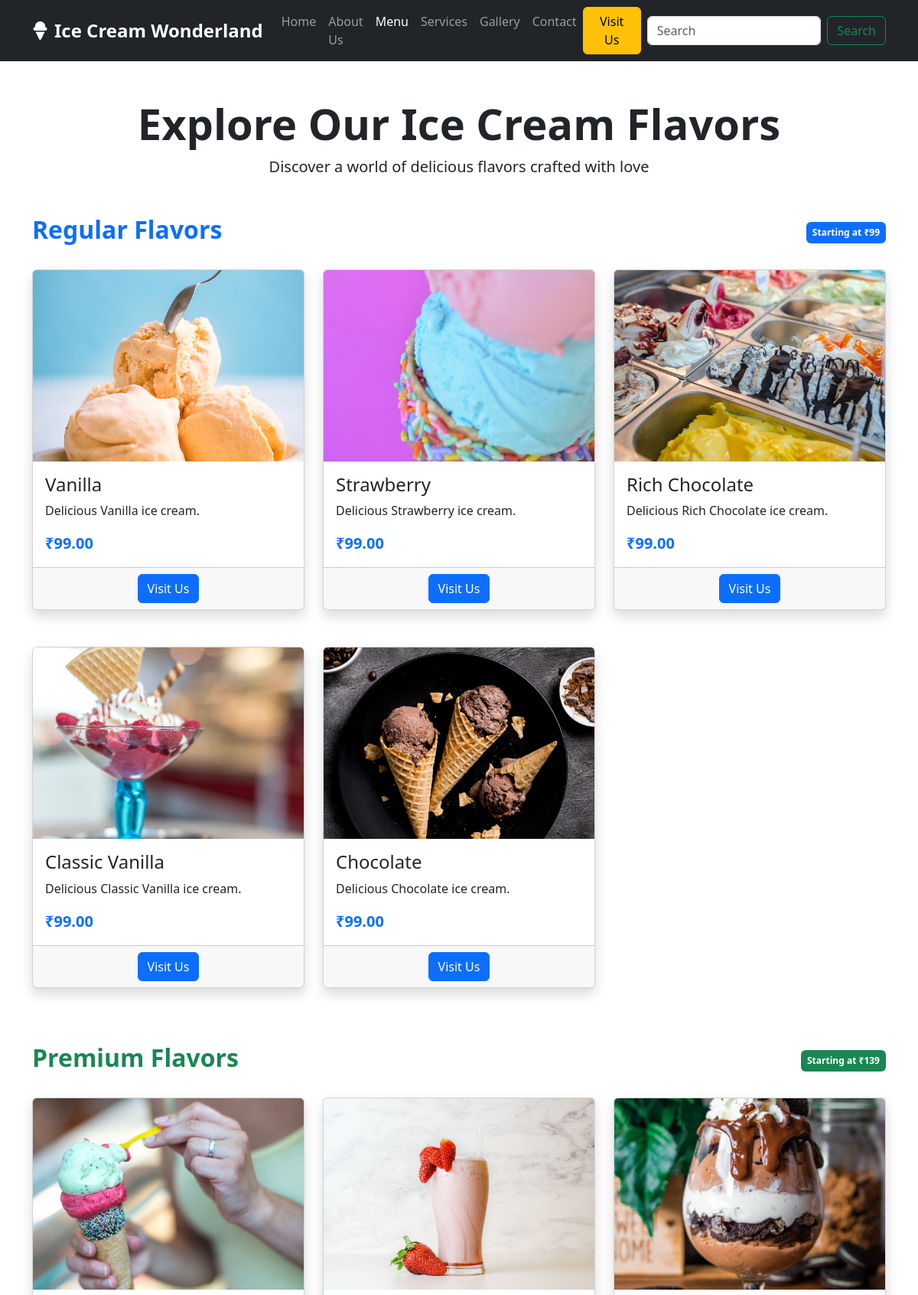
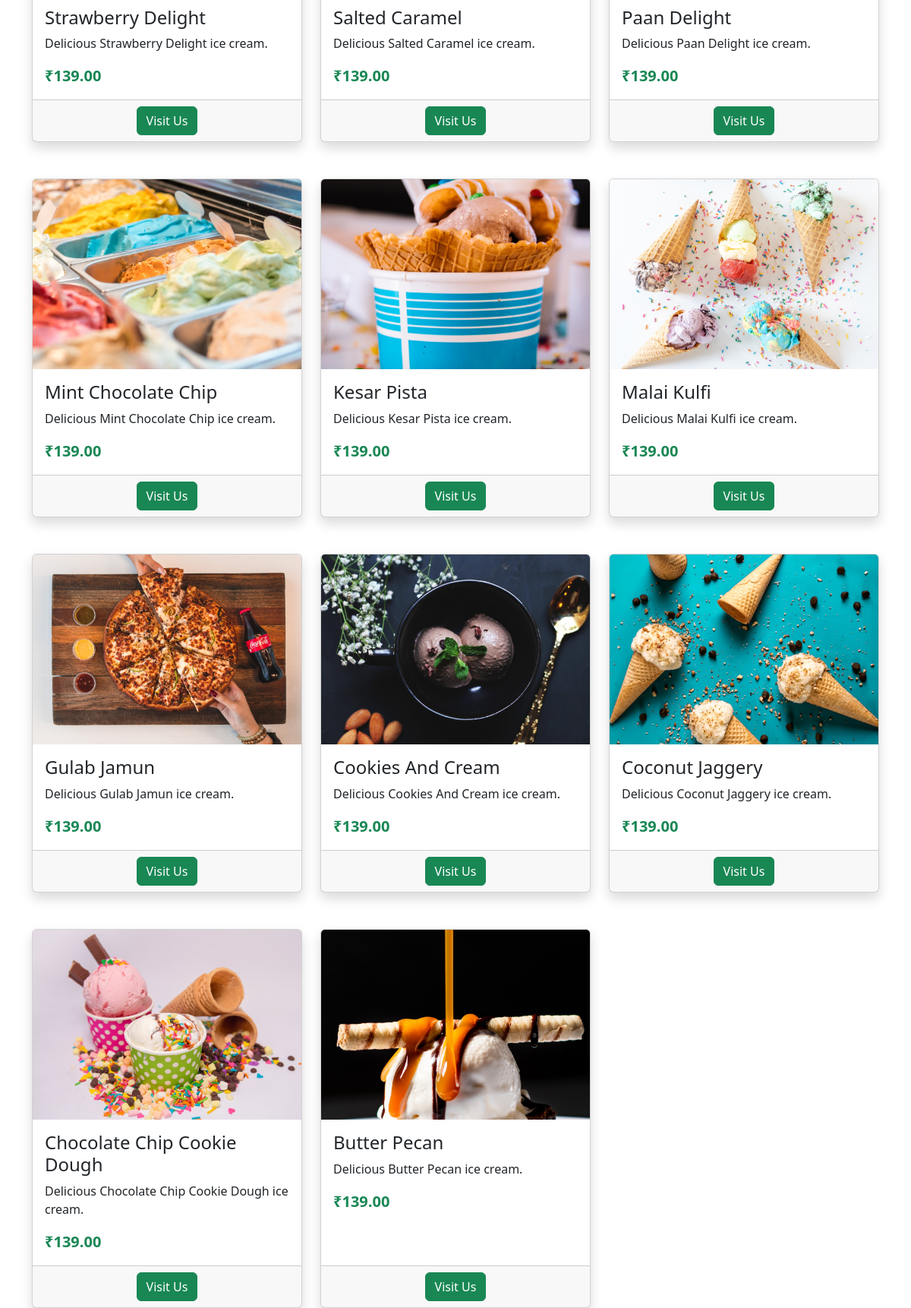
The app's page /menu/ (upper part) with its own data (2 pictures, top to bottom).
### Home/models.py (models this page shows, shortened)
class IceCreamFlavor(models.Model):
    CATEGORY_CHOICES = [
        ('regular', 'Regular'),
        ('premium', 'Premium'),
        ('seasonal', 'Seasonal'),
    ]
    name = models.CharField(max_length=100)
    description = models.TextField()
    price = models.DecimalField(max_digits=6, decimal_places=2)
    image = models.ImageField(upload_to='flavors/', null=True, blank=True)
    category = models.CharField(max_length=20, choices=CATEGORY_CHOICES, default='regular')
    available = models.BooleanField(default=True)
    featured = models.BooleanField(default=False)
    created_at = models.DateTimeField(auto_now_add=True)
    updated_at = models.DateTimeField(auto_now=True)

### Home/views.py (the view)
# urls.py: path('menu/', views.menu, name='menu'),
def menu(request):
    regular_flavors = IceCreamFlavor.objects.filter(category='regular')
    premium_flavors = IceCreamFlavor.objects.filter(category='premium')
    seasonal_flavors = IceCreamFlavor.objects.filter(category='seasonal')
    context = {
        'regular_flavors': regular_flavors,
        'premium_flavors': premium_flavors,
        'seasonal_flavors': seasonal_flavors,
        'page_title': 'Our Menu'
    }
    return render(request, 'flavors.html', context)

### templates/flavors.html (shortened to what this page needs)
{% extends "base.html" %}
{% block body %}
<div class="container my-5">
    <div class="text-center mb-5">
        <h1 class="display-4 fw-bold">Explore Our Ice Cream Flavors</h1>
        <p class="lead">Discover a world of delicious flavors crafted with love</p>
    </div>
    <div class="mb-5">
        <div class="d-flex justify-content-between align-items-center mb-4">
            <h2 class="fw-bold text-primary">Regular Flavors</h2>
            <span class="badge bg-primary p-2">Starting at ₹99</span>
        </div>
        {% if regular_flavors %}
        <div class="row g-4">
            {% for flavor in regular_flavors %}
            <div class="col-md-4 mb-4">
                <div class="card h-100 shadow">
                    {% if flavor.image %}
                    <img src="{{ flavor.image.url }}" class="card-img-top" alt="{{ flavor.name }}" style="height: 250px; object-fit: cover;">
                    {% else %}
                    <img src="/static/images/{{ flavor.name|lower|slugify }}.jpg" class="card-img-top" alt="{{ flavor.name }}" style="height: 250px; object-fit: cover;" onerror="this.src='/static/images/default_icecream.jpg'">
                    {% endif %}
                    <div class="card-body">
                        <h4 class="card-title">{{ flavor.name }}</h4>
                        <p class="card-text">{{ flavor.description }}</p>
                        <p class="card-text"><strong class="fs-5 text-primary">₹{{ flavor.price }}</strong></p>
                    </div>
                    <div class="card-footer text-center">
                        <a href="{% url 'visit' %}" class="btn btn-primary">Visit Us</a>
                    </div>
                </div>
            </div>
            {% endfor %}
        </div>
        {% else %}
        <div class="alert alert-info mb-5">
            <p>No regular flavors available at the moment.</p>
        </div>
        {% endif %}
    </div>
    <div class="mb-5">
        <div class="d-flex justify-content-between align-items-center mb-4">
            <h2 class="fw-bold text-success">Premium Flavors</h2>
            <span class="badge bg-success p-2">Starting at ₹139</span>
        </div>
        {% if premium_flavors %}
        <div class="row g-4">
            {% for flavor in premium_flavors %}
            <div class="col-md-4 mb-4">
                <div class="card h-100 shadow">
                    {% if flavor.image %}
                    <img src="{{ flavor.image.url }}" class="card-img-top" alt="{{ flavor.name }}" style="height: 250px; object-fit: cover;">
                    {% else %}
                    <img src="/static/images/{{ flavor.name|lower|slugify }}.jpg" class="card-img-top" alt="{{ flavor.name }}" style="height: 250px; object-fit: cover;" onerror="this.src='/static/images/default_icecream.jpg'">
                    {% endif %}
                    <div class="card-body">
                        <h4 class="card-title">{{ flavor.name }}</h4>
                        <p class="card-text">{{ flavor.description }}</p>
                        <p class="card-text"><strong class="fs-5 text-success">₹{{ flavor.price }}</strong></p>
                    </div>
                    <div class="card-footer text-center">
                        <a href="{% url 'visit' %}" class="btn btn-success">Visit Us</a>
                    </div>
                </div>
            </div>
            {% endfor %}
        </div>
        {% else %}
        <div class="alert alert-info mb-5">
            <p>No premium flavors available at the moment.</p>
        </div>
        {% endif %}
    </div>
</div>
{% endblock body %}

### templates/base.html (shortened to what this page needs)
<!doctype html>
<html lang="en">
  <head>
    <link href="https://cdn.jsdelivr.net/npm/bootstrap@5.3.3/dist/css/bootstrap.min.css" rel="stylesheet">
    <link rel="stylesheet" href="https://cdnjs.cloudflare.com/ajax/libs/font-awesome/6.0.0/css/all.min.css">
  </head>
  <body>
    <nav class="navbar navbar-expand-lg navbar-dark bg-dark">
        <div class="container">
          <a class="navbar-brand" href="{% url 'home' %}">
            <i class="fas fa-ice-cream me-2"></i>Ice Cream Wonderland
          </a>
          <div class="collapse navbar-collapse" id="navbarSupportedContent">
            <ul class="navbar-nav me-auto mb-2 mb-lg-0">
              <li class="nav-item">
                <a class="nav-link {% if request.path == '/' %}active{% endif %}" aria-current="page" href="{% url 'home' %}">Home</a>
              </li>
              <li class="nav-item">
                <a class="nav-link {% if request.path == '/about/' %}active{% endif %}" href="{% url 'about' %}">About Us</a>
              </li>
              <li class="nav-item">
                <a class="nav-link {% if request.path == '/menu/' %}active{% endif %}" href="{% url 'menu' %}">Menu</a>
              </li>
              <li class="nav-item">
                <a class="nav-link {% if request.path == '/services/' %}active{% endif %}" href="{% url 'services' %}">Services</a>
              </li>
              <li class="nav-item">
                <a class="nav-link {% if request.path == '/gallery/' %}active{% endif %}" href="{% url 'gallery' %}">Gallery</a>
              </li>
              <li class="nav-item">
                <a class="nav-link {% if request.path == '/contact/' %}active{% endif %}" href="{% url 'contact' %}">Contact</a>
              </li>
            </ul>
            <a href="{% url 'visit' %}" class="btn btn-warning me-2">Visit Us</a>
            <form class="d-flex" role="search">
              <input class="form-control me-2" type="search" placeholder="Search" aria-label="Search">
              <button class="btn btn-outline-success" type="submit">Search</button>
            </form>
          </div>
        </div>
      </nav>
    {% block body %}{% endblock %}
  </body>
</html>

### templates/base.html (style rules this page uses)
.navbar-brand { font-weight: bold; font-size: 1.5rem; }

### records on screen
IceCreamFlavor: shows a picture, name "Vanilla", description "Delicious Vanilla ice cream.", price "99.00"
IceCreamFlavor: shows a picture, name "Strawberry", description "Delicious Strawberry ice cream.", price "99.00"
IceCreamFlavor: shows a picture, name "Rich Chocolate", description "Delicious Rich Chocolate ice cream.", price "99.00"
IceCreamFlavor: shows a picture, name "Classic Vanilla", description "Delicious Classic Vanilla ice cream.", price "99.00"
IceCreamFlavor: shows a picture, name "Chocolate", description "Delicious Chocolate ice cream.", price "99.00"
IceCreamFlavor: shows a picture, name "Strawberry Delight", description "Delicious Strawberry Delight ice cream.", price "139.00"
IceCreamFlavor: shows a picture, name "Salted Caramel", description "Delicious Salted Caramel ice cream.", price "139.00"
IceCreamFlavor: shows a picture, name "Paan Delight", description "Delicious Paan Delight ice cream.", price "139.00"
IceCreamFlavor: shows a picture, name "Mint Chocolate Chip", description "Delicious Mint Chocolate Chip ice cream.", price "139.00"
IceCreamFlavor: shows a picture, name "Kesar Pista", description "Delicious Kesar Pista ice cream.", price "139.00"
IceCreamFlavor: shows a picture, name "Malai Kulfi", description "Delicious Malai Kulfi ice cream.", price "139.00"
IceCreamFlavor: shows a picture, name "Gulab Jamun", description "Delicious Gulab Jamun ice cream.", price "139.00"
IceCreamFlavor: shows a picture, name "Cookies And Cream", description "Delicious Cookies And Cream ice cream.", price "139.00"
IceCreamFlavor: shows a picture, name "Coconut Jaggery", description "Delicious Coconut Jaggery ice cream.", price "139.00"
IceCreamFlavor: shows a picture, name "Chocolate Chip Cookie Dough", description "Delicious Chocolate Chip Cookie Dough ice cream.", price "139.00"
IceCreamFlavor: shows a picture, name "Butter Pecan", description "Delicious Butter Pecan ice cream.", price "139.00"
